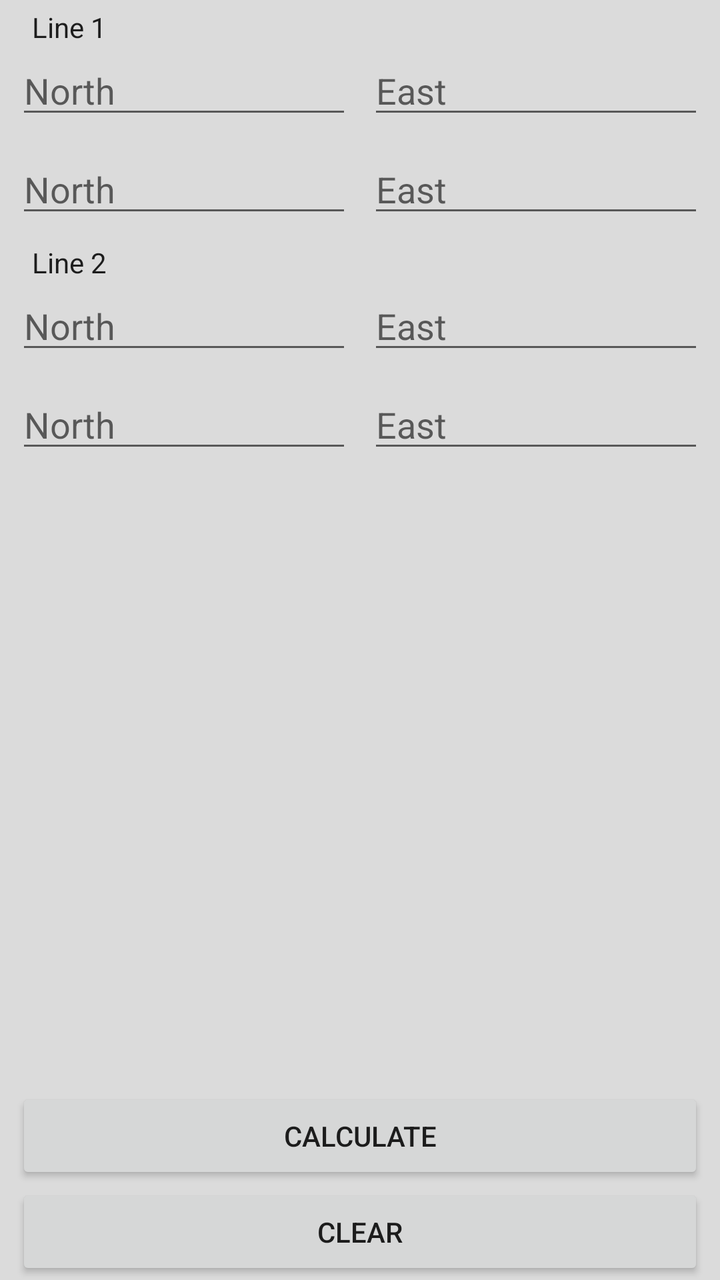
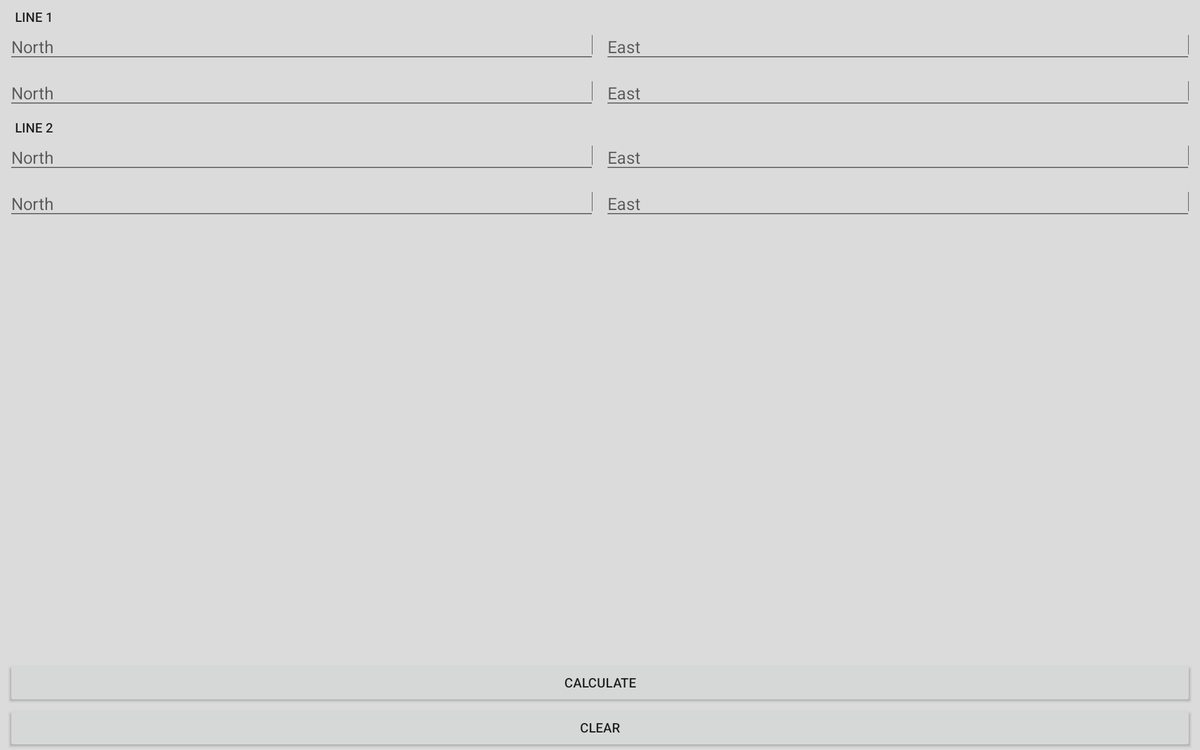

Compare how this app lays out the same screen by default and in its alternative resource folder. The renders come first, then the two layout files and the values they reference.
<!-- AndroidManifest.xml: application theme AppTheme -->
<!-- res/layout/fragment_for_point_intersection.xml -->
<?xml version="1.0" encoding="utf-8"?>

<androidx.constraintlayout.widget.ConstraintLayout xmlns:android="http://schemas.android.com/apk/res/android"
    xmlns:app="http://schemas.android.com/apk/res-auto"
    xmlns:tools="http://schemas.android.com/tools"
    android:layout_width="match_parent"
    android:layout_height="match_parent"
    android:background="#DBDBDB">

    <TextView
        android:id="@+id/textView1"
        android:layout_width="0dp"
        android:layout_height="wrap_content"
        android:layout_marginStart="16dp"
        android:layout_marginTop="4dp"
        android:text="Line 1"
        android:textAppearance="@style/TextAppearance.AppCompat.Body1"
        app:layout_constraintBottom_toTopOf="@+id/editTxtNorth1"
        app:layout_constraintEnd_toEndOf="parent"
        app:layout_constraintHorizontal_bias="0.498"
        app:layout_constraintStart_toStartOf="parent"
        app:layout_constraintTop_toTopOf="parent" />

    <EditText
        android:id="@+id/editTxtNorth1"
        android:layout_width="0dp"
        android:layout_height="wrap_content"
        android:layout_marginStart="8dp"
        android:autofillHints=""
        android:ems="10"
        android:hint="North"
        android:inputType="numberDecimal"
        app:layout_constraintEnd_toStartOf="@+id/editTxtEast1"
        app:layout_constraintHorizontal_bias="0.5"
        app:layout_constraintStart_toStartOf="parent"
        app:layout_constraintTop_toBottomOf="@+id/textView1" />

    <EditText
        android:id="@+id/editTxtEast1"
        android:layout_width="0dp"
        android:layout_height="wrap_content"
        android:layout_marginStart="8dp"
        android:layout_marginEnd="8dp"
        android:autofillHints=""
        android:ems="10"
        android:hint="East"
        android:inputType="numberDecimal"
        app:layout_constraintBaseline_toBaselineOf="@+id/editTxtNorth1"
        app:layout_constraintEnd_toEndOf="parent"
        app:layout_constraintHorizontal_bias="0.5"
        app:layout_constraintStart_toEndOf="@+id/editTxtNorth1" />

    <EditText
        android:id="@+id/editTxtNorth2"
        android:layout_width="0dp"
        android:layout_height="wrap_content"
        android:layout_marginStart="8dp"
        android:layout_marginTop="8dp"
        android:ems="10"
        android:hint="North"
        android:inputType="numberDecimal"
        app:layout_constraintEnd_toStartOf="@+id/editTxtEast2"
        app:layout_constraintHorizontal_bias="0.5"
        app:layout_constraintStart_toStartOf="parent"
        app:layout_constraintTop_toBottomOf="@+id/editTxtNorth1" />

    <EditText
        android:id="@+id/editTxtEast2"
        android:layout_width="0dp"
        android:layout_height="wrap_content"
        android:layout_marginStart="8dp"
        android:layout_marginTop="8dp"
        android:layout_marginEnd="8dp"
        android:ems="10"
        android:hint="East"
        android:inputType="numberDecimal"
        app:layout_constraintEnd_toEndOf="parent"
        app:layout_constraintHorizontal_bias="0.5"
        app:layout_constraintStart_toEndOf="@+id/editTxtNorth2"
        app:layout_constraintTop_toBottomOf="@+id/editTxtEast1" />

    <TextView
        android:id="@+id/textView4"
        android:layout_width="0dp"
        android:layout_height="wrap_content"
        android:layout_marginStart="16dp"
        android:layout_marginTop="8dp"
        android:text="Line 2"
        android:textAppearance="@style/TextAppearance.AppCompat.Body1"
        app:layout_constraintEnd_toEndOf="parent"
        app:layout_constraintStart_toStartOf="parent"
        app:layout_constraintTop_toBottomOf="@+id/editTxtNorth2" />

    <EditText
        android:id="@+id/editTxtNorth3"
        android:layout_width="0dp"
        android:layout_height="wrap_content"
        android:layout_marginStart="8dp"
        android:ems="10"
        android:hint="North"
        android:inputType="numberDecimal"
        app:layout_constraintEnd_toStartOf="@+id/editTxtEast3"
        app:layout_constraintHorizontal_bias="0.5"
        app:layout_constraintStart_toStartOf="parent"
        app:layout_constraintTop_toBottomOf="@+id/textView4" />

    <EditText
        android:id="@+id/editTxtEast3"
        android:layout_width="0dp"
        android:layout_height="wrap_content"
        android:layout_marginStart="8dp"
        android:layout_marginEnd="8dp"
        android:ems="10"
        android:hint="East"
        android:inputType="numberDecimal"
        app:layout_constraintEnd_toEndOf="parent"
        app:layout_constraintHorizontal_bias="0.5"
        app:layout_constraintStart_toEndOf="@+id/editTxtNorth3"
        app:layout_constraintTop_toBottomOf="@+id/textView4" />

    <EditText
        android:id="@+id/editTxtNorth4"
        android:layout_width="0dp"
        android:layout_height="wrap_content"
        android:layout_marginStart="8dp"
        android:layout_marginTop="8dp"
        android:ems="10"
        android:hint="North"
        android:inputType="numberDecimal"
        app:layout_constraintEnd_toStartOf="@+id/editTxtEast4"
        app:layout_constraintHorizontal_bias="0.5"
        app:layout_constraintStart_toStartOf="parent"
        app:layout_constraintTop_toBottomOf="@+id/editTxtNorth3" />

    <EditText
        android:id="@+id/editTxtEast4"
        android:layout_width="0dp"
        android:layout_height="wrap_content"
        android:layout_marginStart="8dp"
        android:layout_marginTop="8dp"
        android:layout_marginEnd="8dp"
        android:ems="10"
        android:hint="East"
        android:inputType="numberDecimal"
        app:layout_constraintEnd_toEndOf="parent"
        app:layout_constraintHorizontal_bias="0.5"
        app:layout_constraintStart_toEndOf="@+id/editTxtNorth4"
        app:layout_constraintTop_toBottomOf="@+id/editTxtEast3" />

    <Button
        android:id="@+id/clearBtt"
        android:layout_width="0dp"
        android:layout_height="wrap_content"
        android:layout_marginStart="8dp"
        android:layout_marginEnd="8dp"
        android:text="Clear"
        app:layout_constraintBottom_toBottomOf="parent"
        app:layout_constraintEnd_toEndOf="parent"
        app:layout_constraintStart_toStartOf="parent" />

    <Button
        android:id="@+id/calculateBtt"
        android:layout_width="0dp"
        android:layout_height="wrap_content"
        android:layout_marginStart="8dp"
        android:layout_marginEnd="8dp"
        android:text="Calculate"
        app:layout_constraintBottom_toTopOf="@+id/clearBtt"
        app:layout_constraintEnd_toEndOf="parent"
        app:layout_constraintStart_toStartOf="parent" />

    <TextView
        android:id="@+id/txtIntersectionType"
        android:layout_width="0dp"
        android:layout_height="wrap_content"
        android:layout_marginStart="8dp"
        android:layout_marginTop="16dp"
        android:layout_marginEnd="8dp"
        android:text="TextView"
        android:textAppearance="@style/TextAppearance.AppCompat.Body2"
        android:visibility="gone"
        app:layout_constraintEnd_toEndOf="parent"
        app:layout_constraintStart_toStartOf="parent"
        app:layout_constraintTop_toBottomOf="@+id/editTxtNorth4" />

    <TextView
        android:id="@+id/txtResult"
        android:layout_width="0dp"
        android:layout_height="wrap_content"
        android:layout_marginStart="8dp"
        android:layout_marginTop="8dp"
        android:layout_marginEnd="8dp"
        android:text="TextView"
        android:textAppearance="@style/TextAppearance.AppCompat.Body2"
        android:visibility="gone"
        app:layout_constraintEnd_toEndOf="parent"
        app:layout_constraintStart_toStartOf="parent"
        app:layout_constraintTop_toBottomOf="@+id/txtIntersectionType" />

</androidx.constraintlayout.widget.ConstraintLayout>
<!-- resources referenced by this layout -->
<resources>
  <style name="AppTheme" parent="Theme.AppCompat.Light.NoActionBar">
          
          <item name="colorPrimary">@color/colorPrimary</item>
          <item name="colorPrimaryDark">@color/colorPrimaryDark</item>
          <item name="colorAccent">@color/colorAccent</item>
      </style>
</resources>
<!-- res/layout-xlarge-land/fragment_for_point_intersection.xml (the repository's variant of the layout above) -->
<!-- drawn on a large tablet held sideways -->
<?xml version="1.0" encoding="utf-8"?>

<androidx.constraintlayout.widget.ConstraintLayout xmlns:android="http://schemas.android.com/apk/res/android"
    xmlns:app="http://schemas.android.com/apk/res-auto"
    xmlns:tools="http://schemas.android.com/tools"
    android:layout_width="match_parent"
    android:layout_height="match_parent"
    android:background="#DBDBDB">

    <androidx.constraintlayout.widget.Guideline
        android:id="@+id/guideline4"
        android:layout_width="wrap_content"
        android:layout_height="wrap_content"
        android:orientation="horizontal"
        app:layout_constraintGuide_percent="0.0"
        app:layout_constraintGuide_begin="1dp" />

    <TextView
        android:id="@+id/textView1"
        android:layout_width="0dp"
        android:layout_height="wrap_content"
        android:layout_marginStart="16dp"
        android:layout_marginTop="8dp"
        android:layout_marginEnd="16dp"
        android:text="Line 1"
        android:textAppearance="@style/TextAppearance.AppCompat.Widget.ActionBar.Menu"
        app:layout_constraintEnd_toEndOf="parent"
        app:layout_constraintStart_toStartOf="parent"
        app:layout_constraintTop_toTopOf="@id/guideline4" />

    <EditText
        android:id="@+id/editTxtNorth1"
        android:layout_width="0dp"
        android:layout_height="wrap_content"
        android:layout_marginStart="8dp"
        android:autofillHints=""
        android:ems="10"
        android:hint="North"
        android:inputType="numberDecimal"
        app:layout_constraintEnd_toStartOf="@+id/editTxtEast1"
        app:layout_constraintHorizontal_bias="0.5"
        app:layout_constraintStart_toStartOf="parent"
        app:layout_constraintTop_toBottomOf="@+id/textView1" />

    <EditText
        android:id="@+id/editTxtEast1"
        android:layout_width="0dp"
        android:layout_height="wrap_content"
        android:layout_marginStart="8dp"
        android:layout_marginEnd="8dp"
        android:autofillHints=""
        android:ems="10"
        android:hint="East"
        android:inputType="numberDecimal"
        app:layout_constraintBaseline_toBaselineOf="@+id/editTxtNorth1"
        app:layout_constraintEnd_toEndOf="parent"
        app:layout_constraintHorizontal_bias="0.5"
        app:layout_constraintStart_toEndOf="@+id/editTxtNorth1" />

    <EditText
        android:id="@+id/editTxtNorth2"
        android:layout_width="0dp"
        android:layout_height="wrap_content"
        android:layout_marginStart="8dp"
        android:layout_marginTop="8dp"
        android:ems="10"
        android:hint="North"
        android:inputType="numberDecimal"
        app:layout_constraintEnd_toStartOf="@+id/editTxtEast2"
        app:layout_constraintHorizontal_bias="0.5"
        app:layout_constraintStart_toStartOf="parent"
        app:layout_constraintTop_toBottomOf="@+id/editTxtNorth1" />

    <EditText
        android:id="@+id/editTxtEast2"
        android:layout_width="0dp"
        android:layout_height="wrap_content"
        android:layout_marginStart="8dp"
        android:layout_marginTop="8dp"
        android:layout_marginEnd="8dp"
        android:ems="10"
        android:hint="East"
        android:inputType="numberDecimal"
        app:layout_constraintEnd_toEndOf="parent"
        app:layout_constraintHorizontal_bias="0.5"
        app:layout_constraintStart_toEndOf="@+id/editTxtNorth2"
        app:layout_constraintTop_toBottomOf="@+id/editTxtEast1" />

    <TextView
        android:id="@+id/textView4"
        android:layout_width="0dp"
        android:layout_height="wrap_content"
        android:layout_marginStart="16dp"
        android:layout_marginTop="8dp"
        android:text="Line 2"
        android:textAppearance="@style/TextAppearance.AppCompat.Widget.ActionBar.Menu"
        app:layout_constraintEnd_toEndOf="parent"
        app:layout_constraintStart_toStartOf="parent"
        app:layout_constraintTop_toBottomOf="@+id/editTxtNorth2" />

    <EditText
        android:id="@+id/editTxtNorth3"
        android:layout_width="0dp"
        android:layout_height="wrap_content"
        android:layout_marginStart="8dp"
        android:ems="10"
        android:hint="North"
        android:inputType="numberDecimal"
        app:layout_constraintEnd_toStartOf="@+id/editTxtEast3"
        app:layout_constraintHorizontal_bias="0.5"
        app:layout_constraintStart_toStartOf="parent"
        app:layout_constraintTop_toBottomOf="@+id/textView4" />

    <EditText
        android:id="@+id/editTxtEast3"
        android:layout_width="0dp"
        android:layout_height="wrap_content"
        android:layout_marginStart="8dp"
        android:layout_marginEnd="8dp"
        android:ems="10"
        android:hint="East"
        android:inputType="numberDecimal"
        app:layout_constraintEnd_toEndOf="parent"
        app:layout_constraintHorizontal_bias="0.5"
        app:layout_constraintStart_toEndOf="@+id/editTxtNorth3"
        app:layout_constraintTop_toBottomOf="@+id/textView4" />

    <EditText
        android:id="@+id/editTxtNorth4"
        android:layout_width="0dp"
        android:layout_height="wrap_content"
        android:layout_marginStart="8dp"
        android:layout_marginTop="8dp"
        android:ems="10"
        android:hint="North"
        android:inputType="numberDecimal"
        app:layout_constraintEnd_toStartOf="@+id/editTxtEast4"
        app:layout_constraintHorizontal_bias="0.5"
        app:layout_constraintStart_toStartOf="parent"
        app:layout_constraintTop_toBottomOf="@+id/editTxtNorth3" />

    <EditText
        android:id="@+id/editTxtEast4"
        android:layout_width="0dp"
        android:layout_height="wrap_content"
        android:layout_marginStart="8dp"
        android:layout_marginTop="8dp"
        android:layout_marginEnd="8dp"
        android:ems="10"
        android:hint="East"
        android:inputType="numberDecimal"
        app:layout_constraintEnd_toEndOf="parent"
        app:layout_constraintHorizontal_bias="0.5"
        app:layout_constraintStart_toEndOf="@+id/editTxtNorth4"
        app:layout_constraintTop_toBottomOf="@+id/editTxtEast3" />

    <androidx.constraintlayout.widget.Guideline
        android:id="@+id/guideline5"
        android:layout_width="wrap_content"
        android:layout_height="wrap_content"
        android:orientation="horizontal"
        app:layout_constraintGuide_percent="0.40" />




    <androidx.constraintlayout.widget.Guideline
        android:id="@+id/guideline6"
        android:layout_width="wrap_content"
        android:layout_height="wrap_content"
        android:orientation="horizontal"
        app:layout_constraintGuide_percent="1.0"
        app:layout_constraintGuide_begin="1dp" />

    <Button
        android:id="@+id/clearBtt"
        android:layout_width="0dp"
        android:layout_height="wrap_content"
        android:layout_marginStart="8dp"
        android:layout_marginEnd="8dp"
        android:text="Clear"
        app:layout_constraintBottom_toTopOf="@+id/guideline6"
        app:layout_constraintEnd_toEndOf="parent"
        app:layout_constraintStart_toStartOf="parent" />

    <Button
        android:id="@+id/calculateBtt"
        android:layout_width="0dp"
        android:layout_height="wrap_content"
        android:layout_marginStart="8dp"
        android:layout_marginEnd="8dp"
        android:text="Calculate"
        app:layout_constraintBottom_toTopOf="@+id/clearBtt"
        app:layout_constraintEnd_toEndOf="parent"
        app:layout_constraintStart_toStartOf="parent" />

</androidx.constraintlayout.widget.ConstraintLayout>
